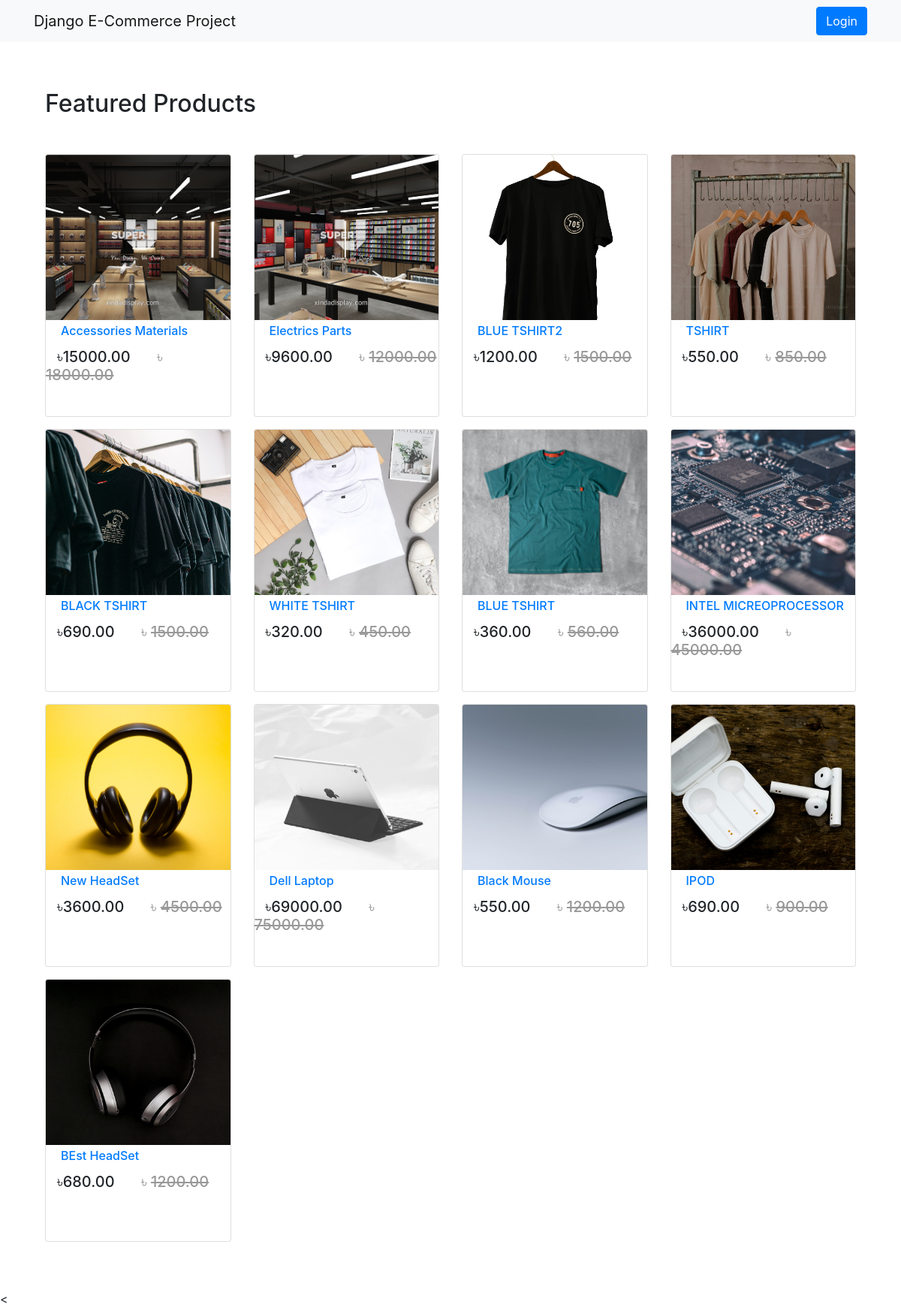
The page / on the database its author committed.
### App_Shop/models.py (models this page shows, shortened)
class Product(models.Model):
    mainimage=models.ImageField(upload_to='Products')
    name=models.CharField(max_length=267)
    category=models.ForeignKey(Category,on_delete=models.CASCADE,related_name='category')
    preview_text=models.TextField(max_length=200,verbose_name='Preview Text')
    detail_text=models.TextField(max_length=1000,verbose_name="Description")
    price=models.FloatField()
    old_price=models.FloatField(default=0.00)
    created=models.DateTimeField(auto_now_add=True)
    class Meta:
        ordering=['-created', ]

### App_Shop/views.py (the view)
# urls.py: path('',views.Home.as_view(),name='home'),
class Home(ListView):
    model=Product
    template_name='App_Shop/home.html'

### templates/App_Shop/home.html
{% extends 'base.html' %}
{% block body_block %}
<div class="container my-5">
    <h2 class="my-5">Featured Products</h2>
    <div class="row">
        {% for product in object_list %}
        <div class="col-md-6 col-sm-12 col-lg-3">
            <figure class="card card-product">
                <div class="img-wrap">
                    <img src="/media/{{product.mainimage}}" style="width:100%; height:300px" alt="">
                </div>
                <figcaption class="info-wrap">
                    <h6 class="title"> <a href="{% url 'App_Shop:product_detail' pk=product.pk %}">{{product.name}}</a> </h6>
                    <div class="action-wrap">
                        <div class="price-wrap h5">
                           <span class="price-new">&#2547;{{product.price|floatformat:2}}</span>
                           <span class="price-old">&#2547; <strike>{{product.old_price|floatformat:2}}</strike></span>
                        </div>
                    </div>
                </figcaption>
            </figure>
        </div>
        {%endfor%}
    </div>
</div>
{% endblock %}

### templates/base.html (shortened to what this page needs)
{% load static %}
<!DOCTYPE html>
<html lang="en" dir="ltr">
<head>
    <link rel="stylesheet" href="https://cdn.jsdelivr.net/npm/bootstrap@4.2.1/dist/css/bootstrap.min.css">
    <link rel="stylesheet" href="https://cdnjs.cloudflare.com/ajax/libs/font-awesome/6.0.0/css/all.min.css">
    <link rel="stylesheet" href="https://stackpath.bootstrapcdn.com/bootstrap/4.3.1/css/bootstrap.min.css">
    <link rel="stylesheet" href="https://cdnjs.cloudflare.com/ajax/libs/font-awesome/5.15.3/css/all.min.css">
    <link rel="stylesheet" href="https://cdnjs.cloudflare.com/ajax/libs/font-awesome/6.0.0/css/all.min.css">
    <link rel="stylesheet" href="{% static 'css/main.css'%}">
</head>
<body>
    {% include 'navbar.html'%}
    <div class="container" style="padding-top:15px">
        {% block body_block %}
        {% endblock %}
    </div>
<<script src="https://code.jquery.com/jquery-3.3.1.slim.min.js"></script>
</body>
</html>

### templates/navbar.html (shortened to what this page needs)
{% load cart_tag%}
<nav class="navbar navbar-expand-lg navbar-light bg-light">
    <div class="container">
        <a class="navbar-brand" href="{% url 'App_Shop:home' %}">Django E-Commerce Project</a>
        <div class="collapse navbar-collapse" id="navbarNav">
            <ul class="navbar-nav ml-auto">
                {% if request.user.is_authenticated %}
                <li class="nav-item">
                    <a href="{% url 'App_Order:cart'%}" class="nav-link">
                        <i class="fa fa-shopping-cart"></i>Cart
                        <span class="badge badge-light">{{ request.user|cart_total }}</span>
                    </a>
                </li>
                <li class="nav-item">
                </li>
                <li class="nav-item dropdown">
                    <a class="nav-link dropdown-toggle" href="#" id="navbarDropdown" role="button" data-toggle="dropdown" aria-haspopup="true" aria-expanded="false"><i class="fas fa-user-tie"></i>  {{request.user.profile.username}}</a>
                    <div class="dropdown-menu" aria-labelledby="navbarDropdown">
                        <a class="dropdown-item" href="{%url 'App_Login:profile'%}" >Profile</a>
                        <a class="dropdown-item" href="{%url 'App_Payment:orders'%}" >Orders</a>
                        <div class="dropdown-divider"></div>
                        <a class="dropdown-item" href="{%url 'App_Login:logout'%}">Logout</a>
                    </div>
                </li>
                {% else %}
                <li class="nav-item">
                    <a href="{%url 'App_Login:login'%}" class="btn btn-primary">Login</a>
                </li>
                {% endif %}
            </ul>
        </div>
    </div>
</nav>

### templates/base.html (style rules this page uses)
.card { height: 350px; }
.card-product:after { content:""; display: table; clear: both; visibility: hidden; }
.card-product .price-new, .card-product .card-product .price { margin-right: 15px; margin-left: 15px; }
.card-product .price-old { color: #999; margin-left: 15px; }
.card-product .img-wrap { border-radius: 3px 3px 0 0 ; overflow: hidden; position: relative; height: 220px; text-align: center; }
.card-product .img-wrap img { max-width: 100%; max-height: 100%; object-fit: cover; }
.card-product .action-wrap { padding-top: 4px; margin-top: 4px; }
.card-product .title { margin-top: 5px; margin-left: 20px; }

### rows shown on the page
Product: mainimage (picture), name "Accessories Materials", price "15000.00", old_price "18000.00"
Product: mainimage (picture), name "Electrics Parts", price "9600.00", old_price "12000.00"
Product: mainimage (picture), name "BLUE TSHIRT2", price "1200.00", old_price "1500.00"
Product: mainimage (picture), name "TSHIRT", price "550.00", old_price "850.00"
Product: mainimage (picture), name "BLACK TSHIRT", price "690.00", old_price "1500.00"
Product: mainimage (picture), name "WHITE TSHIRT", price "320.00", old_price "450.00"
Product: mainimage (picture), name "BLUE TSHIRT", price "360.00", old_price "560.00"
Product: mainimage (picture), name "INTEL MICREOPROCESSOR", price "36000.00", old_price "45000.00"
Product: mainimage (picture), name "New HeadSet", price "3600.00", old_price "4500.00"
Product: mainimage (picture), name "Dell Laptop", price "69000.00", old_price "75000.00"
Product: mainimage (picture), name "Black Mouse", price "550.00", old_price "1200.00"
Product: mainimage (picture), name "IPOD", price "690.00", old_price "900.00"
Product: mainimage (picture), name "BEst HeadSet", price "680.00", old_price "1200.00"
